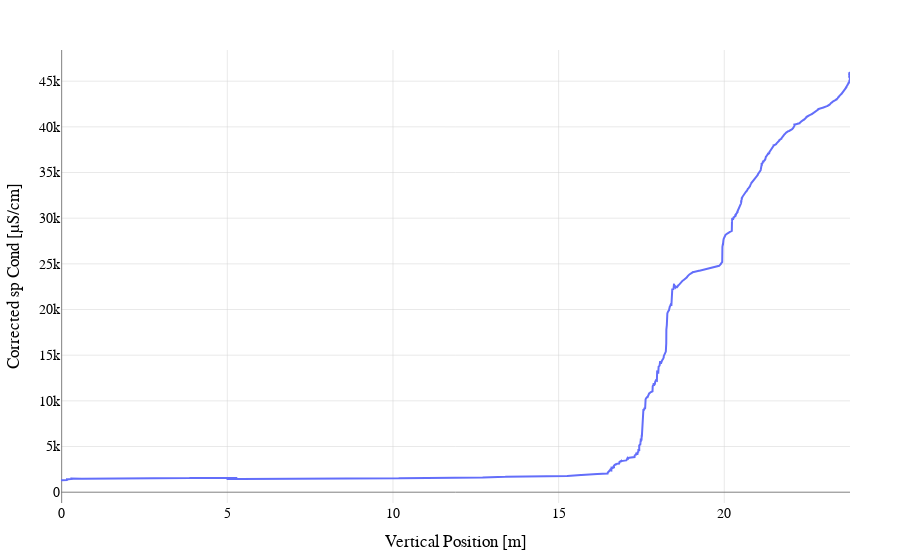

Notebook source saved alongside this figure:
### Code cell
mode='lines'

plots.plot_data(x_row, y_row, plot_mode=mode)

### Figure 1 — Plotly figure (JSON) as saved in the notebook; plotly's stock layout.template omitted (floating-point values rounded to 4 significant figures; data arrays with more than 128 entries replaced by an {"elided": "..."} marker saying what was removed)
{"data": [{"mode": "lines", "name": "Primary Trace (n = 12084)", "type": "scatter", "x": {"elided": "12084 float values"}, "y": {"elided": "12084 float values"}}], "layout": {"font": {"color": "black", "family": "Arial, sans-serif", "size": 14}, "legend": {"bgcolor": "rgba(255, 255, 255, 0.8)", "bordercolor": "black", "borderwidth": 1, "x": 0.01, "xanchor": "left", "y": 0.99, "yanchor": "top"}, "margin": {"b": 50, "l": 50, "r": 50, "t": 50}, "title": {"text": "", "x": 0.5, "xanchor": "center", "y": 0.95, "yanchor": "top"}, "xaxis": {"gridcolor": "LightGray", "gridwidth": 0.5, "showgrid": true, "title": {"text": "Vertical Position [m]"}, "zeroline": true, "zerolinecolor": "Gray", "zerolinewidth": 1}, "yaxis": {"gridcolor": "LightGray", "gridwidth": 0.5, "showgrid": true, "title": {"text": "Corrected sp Cond [µS/cm]"}, "zeroline": true, "zerolinecolor": "Gray", "zerolinewidth": 1}}}
